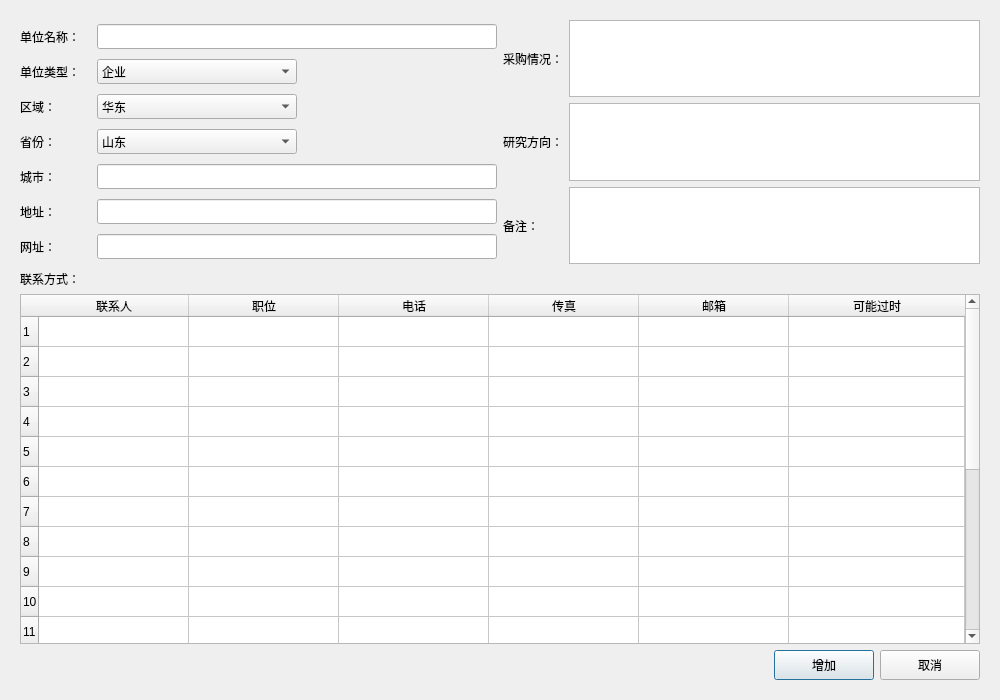
<?xml version="1.0" encoding="UTF-8"?>
<ui version="4.0">
 <class>DlgItem</class>
 <widget class="QDialog" name="DlgItem">
  <property name="geometry">
   <rect>
    <x>0</x>
    <y>0</y>
    <width>1000</width>
    <height>700</height>
   </rect>
  </property>
  <property name="windowTitle">
   <string>编辑客户信息</string>
  </property>
  <layout class="QVBoxLayout" name="verticalLayout">
   <property name="spacing">
    <number>6</number>
   </property>
   <property name="leftMargin">
    <number>20</number>
   </property>
   <property name="topMargin">
    <number>20</number>
   </property>
   <property name="rightMargin">
    <number>20</number>
   </property>
   <property name="bottomMargin">
    <number>20</number>
   </property>
   <item>
    <layout class="QHBoxLayout" name="horizontalLayout_2">
     <item>
      <layout class="QGridLayout" name="gridLayout_2">
       <item row="0" column="0">
        <widget class="QLabel" name="label_6">
         <property name="text">
          <string>单位名称：</string>
         </property>
        </widget>
       </item>
       <item row="0" column="1">
        <widget class="QLineEdit" name="edit1">
         <property name="minimumSize">
          <size>
           <width>0</width>
           <height>25</height>
          </size>
         </property>
         <property name="maximumSize">
          <size>
           <width>400</width>
           <height>16777215</height>
          </size>
         </property>
        </widget>
       </item>
       <item row="1" column="0">
        <widget class="QLabel" name="label_7">
         <property name="text">
          <string>单位类型：</string>
         </property>
        </widget>
       </item>
       <item row="1" column="1">
        <widget class="QComboBox" name="combo1">
         <property name="minimumSize">
          <size>
           <width>0</width>
           <height>25</height>
          </size>
         </property>
         <property name="maximumSize">
          <size>
           <width>200</width>
           <height>16777215</height>
          </size>
         </property>
         <item>
          <property name="text">
           <string>企业</string>
          </property>
         </item>
         <item>
          <property name="text">
           <string>高校</string>
          </property>
         </item>
         <item>
          <property name="text">
           <string>研究所</string>
          </property>
         </item>
         <item>
          <property name="text">
           <string>代理</string>
          </property>
         </item>
         <item>
          <property name="text">
           <string>外</string>
          </property>
         </item>
         <item>
          <property name="text">
           <string>政府机构</string>
          </property>
         </item>
         <item>
          <property name="text">
           <string>部队</string>
          </property>
         </item>
         <item>
          <property name="text">
           <string>第三方</string>
          </property>
         </item>
        </widget>
       </item>
       <item row="2" column="0">
        <widget class="QLabel" name="label">
         <property name="text">
          <string>区域：</string>
         </property>
        </widget>
       </item>
       <item row="2" column="1">
        <widget class="QComboBox" name="combo2">
         <property name="minimumSize">
          <size>
           <width>0</width>
           <height>25</height>
          </size>
         </property>
         <property name="maximumSize">
          <size>
           <width>200</width>
           <height>16777215</height>
          </size>
         </property>
         <item>
          <property name="text">
           <string>华东</string>
          </property>
         </item>
         <item>
          <property name="text">
           <string>华南</string>
          </property>
         </item>
         <item>
          <property name="text">
           <string>华中</string>
          </property>
         </item>
         <item>
          <property name="text">
           <string>华北</string>
          </property>
         </item>
         <item>
          <property name="text">
           <string>其他</string>
          </property>
         </item>
         <item>
          <property name="text">
           <string>国外</string>
          </property>
         </item>
        </widget>
       </item>
       <item row="3" column="0">
        <widget class="QLabel" name="label_2">
         <property name="text">
          <string>省份：</string>
         </property>
        </widget>
       </item>
       <item row="3" column="1">
        <widget class="QComboBox" name="combo3">
         <property name="minimumSize">
          <size>
           <width>0</width>
           <height>25</height>
          </size>
         </property>
         <property name="maximumSize">
          <size>
           <width>200</width>
           <height>16777215</height>
          </size>
         </property>
         <item>
          <property name="text">
           <string>山东</string>
          </property>
         </item>
         <item>
          <property name="text">
           <string>浙江</string>
          </property>
         </item>
         <item>
          <property name="text">
           <string>江苏</string>
          </property>
         </item>
         <item>
          <property name="text">
           <string>安徽</string>
          </property>
         </item>
         <item>
          <property name="text">
           <string>上海</string>
          </property>
         </item>
         <item>
          <property name="text">
           <string>福建</string>
          </property>
         </item>
         <item>
          <property name="text">
           <string>湖北</string>
          </property>
         </item>
         <item>
          <property name="text">
           <string>湖南</string>
          </property>
         </item>
         <item>
          <property name="text">
           <string>河南</string>
          </property>
         </item>
         <item>
          <property name="text">
           <string>江西</string>
          </property>
         </item>
         <item>
          <property name="text">
           <string>北京</string>
          </property>
         </item>
         <item>
          <property name="text">
           <string>天津</string>
          </property>
         </item>
         <item>
          <property name="text">
           <string>河北</string>
          </property>
         </item>
         <item>
          <property name="text">
           <string>山西</string>
          </property>
         </item>
         <item>
          <property name="text">
           <string>内蒙</string>
          </property>
         </item>
         <item>
          <property name="text">
           <string>广东</string>
          </property>
         </item>
         <item>
          <property name="text">
           <string>广西</string>
          </property>
         </item>
         <item>
          <property name="text">
           <string>海南</string>
          </property>
         </item>
         <item>
          <property name="text">
           <string>宁夏</string>
          </property>
         </item>
         <item>
          <property name="text">
           <string>新疆</string>
          </property>
         </item>
         <item>
          <property name="text">
           <string>青海</string>
          </property>
         </item>
         <item>
          <property name="text">
           <string>陕西</string>
          </property>
         </item>
         <item>
          <property name="text">
           <string>甘肃</string>
          </property>
         </item>
         <item>
          <property name="text">
           <string>四川</string>
          </property>
         </item>
         <item>
          <property name="text">
           <string>云南</string>
          </property>
         </item>
         <item>
          <property name="text">
           <string>贵州</string>
          </property>
         </item>
         <item>
          <property name="text">
           <string>西藏</string>
          </property>
         </item>
         <item>
          <property name="text">
           <string>重庆</string>
          </property>
         </item>
         <item>
          <property name="text">
           <string>辽宁</string>
          </property>
         </item>
         <item>
          <property name="text">
           <string>吉林</string>
          </property>
         </item>
         <item>
          <property name="text">
           <string>黑龙江</string>
          </property>
         </item>
        </widget>
       </item>
       <item row="4" column="0">
        <widget class="QLabel" name="label_3">
         <property name="text">
          <string>城市：</string>
         </property>
        </widget>
       </item>
       <item row="4" column="1">
        <widget class="QLineEdit" name="edit2">
         <property name="minimumSize">
          <size>
           <width>0</width>
           <height>25</height>
          </size>
         </property>
         <property name="maximumSize">
          <size>
           <width>400</width>
           <height>16777215</height>
          </size>
         </property>
        </widget>
       </item>
       <item row="5" column="0">
        <widget class="QLabel" name="label_4">
         <property name="text">
          <string>地址：</string>
         </property>
        </widget>
       </item>
       <item row="5" column="1">
        <widget class="QLineEdit" name="edit3">
         <property name="minimumSize">
          <size>
           <width>0</width>
           <height>25</height>
          </size>
         </property>
         <property name="maximumSize">
          <size>
           <width>400</width>
           <height>16777215</height>
          </size>
         </property>
        </widget>
       </item>
       <item row="6" column="0">
        <widget class="QLabel" name="label_5">
         <property name="text">
          <string>网址：</string>
         </property>
        </widget>
       </item>
       <item row="6" column="1">
        <widget class="QLineEdit" name="edit4">
         <property name="minimumSize">
          <size>
           <width>0</width>
           <height>25</height>
          </size>
         </property>
         <property name="maximumSize">
          <size>
           <width>400</width>
           <height>16777215</height>
          </size>
         </property>
        </widget>
       </item>
      </layout>
     </item>
     <item>
      <layout class="QGridLayout" name="gridLayout">
       <item row="0" column="0">
        <widget class="QLabel" name="label_8">
         <property name="text">
          <string>采购情况：</string>
         </property>
        </widget>
       </item>
       <item row="0" column="1">
        <widget class="QTextEdit" name="textEdit"/>
       </item>
       <item row="1" column="0">
        <widget class="QLabel" name="label_10">
         <property name="text">
          <string>研究方向：</string>
         </property>
        </widget>
       </item>
       <item row="1" column="1">
        <widget class="QTextEdit" name="textEdit2"/>
       </item>
       <item row="2" column="0">
        <widget class="QLabel" name="label_11">
         <property name="text">
          <string>备注：</string>
         </property>
        </widget>
       </item>
       <item row="2" column="1">
        <widget class="QTextEdit" name="textEdit3"/>
       </item>
      </layout>
     </item>
    </layout>
   </item>
   <item>
    <widget class="QLabel" name="label_9">
     <property name="text">
      <string>联系方式：</string>
     </property>
    </widget>
   </item>
   <item>
    <widget class="QTableWidget" name="tableWidget">
     <property name="minimumSize">
      <size>
       <width>0</width>
       <height>350</height>
      </size>
     </property>
     <attribute name="horizontalHeaderCascadingSectionResizes">
      <bool>false</bool>
     </attribute>
     <attribute name="horizontalHeaderDefaultSectionSize">
      <number>150</number>
     </attribute>
     <attribute name="horizontalHeaderMinimumSectionSize">
      <number>100</number>
     </attribute>
     <attribute name="horizontalHeaderStretchLastSection">
      <bool>true</bool>
     </attribute>
     <row>
      <property name="text">
       <string>1</string>
      </property>
     </row>
     <row>
      <property name="text">
       <string>2</string>
      </property>
     </row>
     <row>
      <property name="text">
       <string>3</string>
      </property>
     </row>
     <row>
      <property name="text">
       <string>4</string>
      </property>
     </row>
     <row>
      <property name="text">
       <string>5</string>
      </property>
     </row>
     <row>
      <property name="text">
       <string>6</string>
      </property>
     </row>
     <row>
      <property name="text">
       <string>7</string>
      </property>
     </row>
     <row>
      <property name="text">
       <string>8</string>
      </property>
     </row>
     <row>
      <property name="text">
       <string>9</string>
      </property>
     </row>
     <row>
      <property name="text">
       <string>10</string>
      </property>
     </row>
     <row>
      <property name="text">
       <string>11</string>
      </property>
     </row>
     <row>
      <property name="text">
       <string>12</string>
      </property>
     </row>
     <row>
      <property name="text">
       <string>13</string>
      </property>
     </row>
     <row>
      <property name="text">
       <string>14</string>
      </property>
     </row>
     <row>
      <property name="text">
       <string>15</string>
      </property>
     </row>
     <row>
      <property name="text">
       <string>16</string>
      </property>
     </row>
     <row>
      <property name="text">
       <string>17</string>
      </property>
     </row>
     <row>
      <property name="text">
       <string>18</string>
      </property>
     </row>
     <row>
      <property name="text">
       <string>19</string>
      </property>
     </row>
     <row>
      <property name="text">
       <string>20</string>
      </property>
     </row>
     <column>
      <property name="text">
       <string>联系人</string>
      </property>
     </column>
     <column>
      <property name="text">
       <string>职位</string>
      </property>
     </column>
     <column>
      <property name="text">
       <string>电话</string>
      </property>
     </column>
     <column>
      <property name="text">
       <string>传真</string>
      </property>
     </column>
     <column>
      <property name="text">
       <string>邮箱</string>
      </property>
     </column>
     <column>
      <property name="text">
       <string>可能过时</string>
      </property>
     </column>
    </widget>
   </item>
   <item>
    <layout class="QHBoxLayout" name="horizontalLayout">
     <item>
      <widget class="QLabel" name="labelTip">
       <property name="minimumSize">
        <size>
         <width>400</width>
         <height>0</height>
        </size>
       </property>
       <property name="text">
        <string/>
       </property>
      </widget>
     </item>
     <item>
      <spacer name="horizontalSpacer">
       <property name="orientation">
        <enum>Qt::Horizontal</enum>
       </property>
       <property name="sizeHint" stdset="0">
        <size>
         <width>40</width>
         <height>20</height>
        </size>
       </property>
      </spacer>
     </item>
     <item>
      <widget class="QPushButton" name="btnAdd">
       <property name="minimumSize">
        <size>
         <width>100</width>
         <height>30</height>
        </size>
       </property>
       <property name="text">
        <string>增加</string>
       </property>
      </widget>
     </item>
     <item>
      <widget class="QPushButton" name="btnCancel">
       <property name="minimumSize">
        <size>
         <width>100</width>
         <height>30</height>
        </size>
       </property>
       <property name="text">
        <string>取消</string>
       </property>
      </widget>
     </item>
    </layout>
   </item>
  </layout>
 </widget>
 <resources/>
 <connections/>
</ui>
